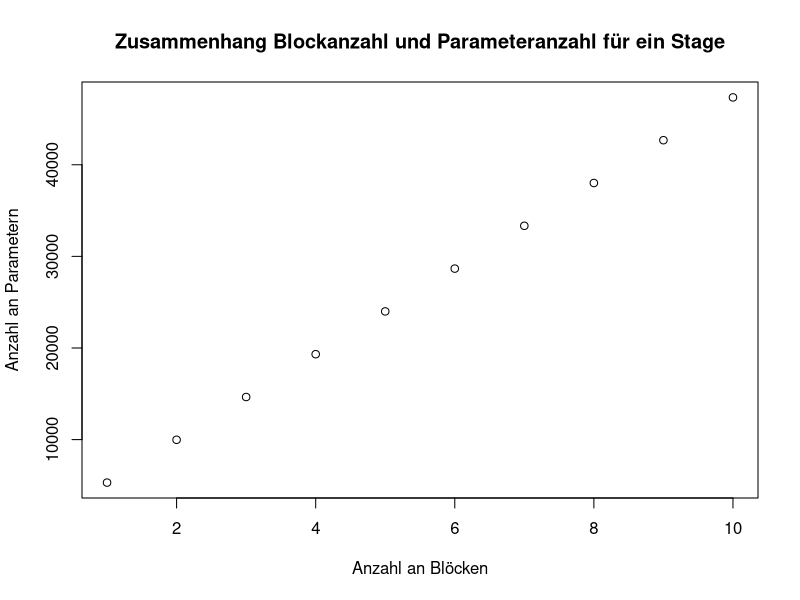
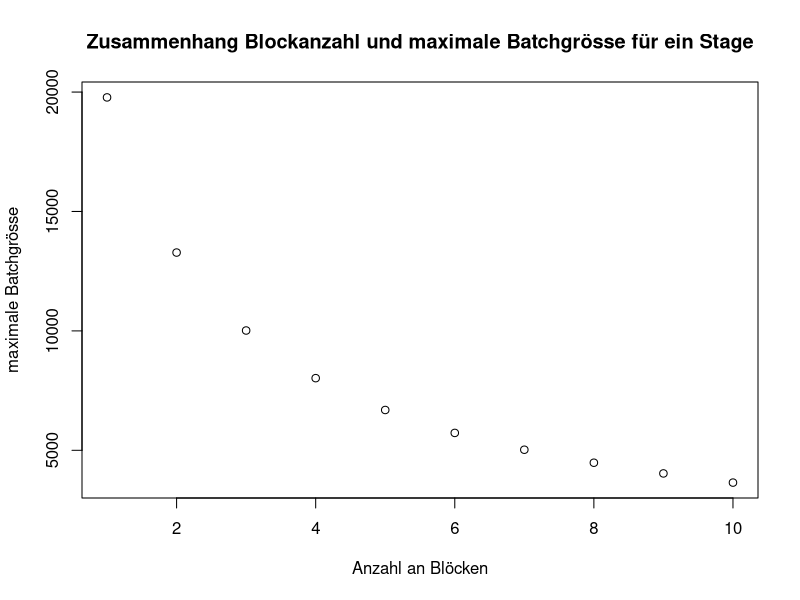
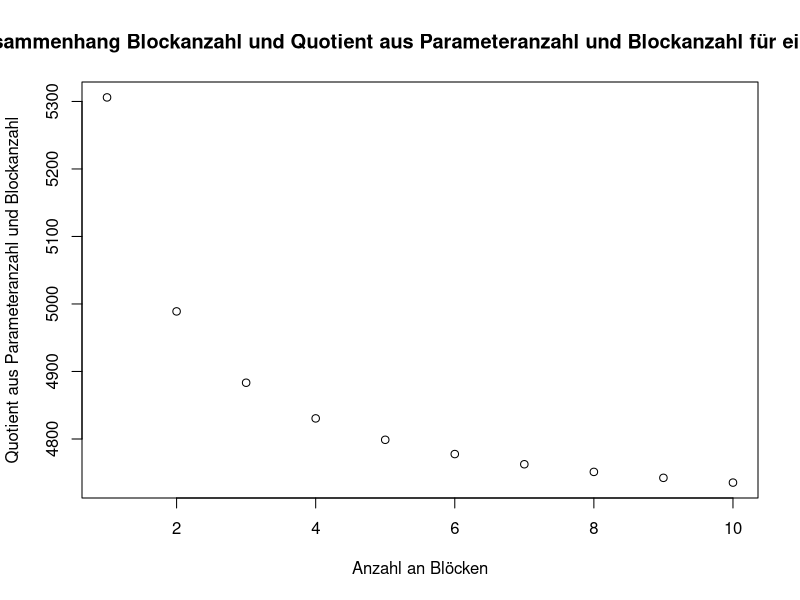
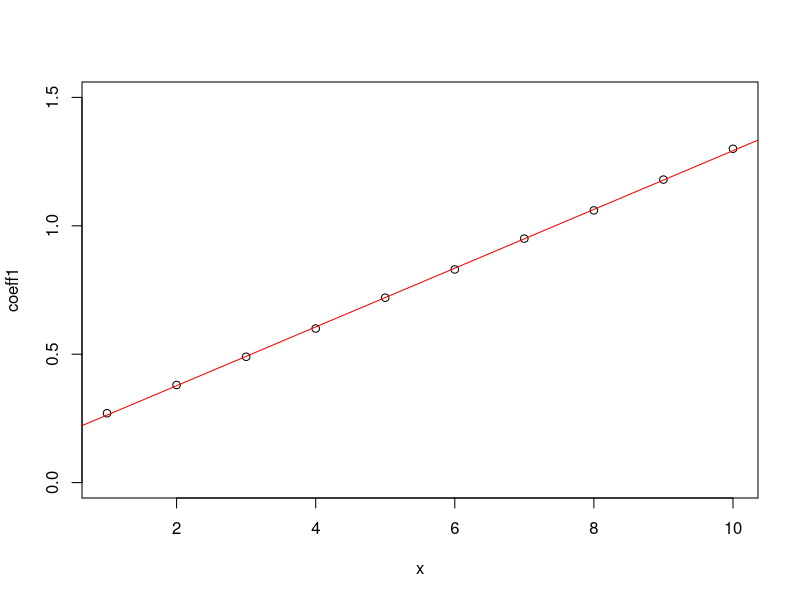
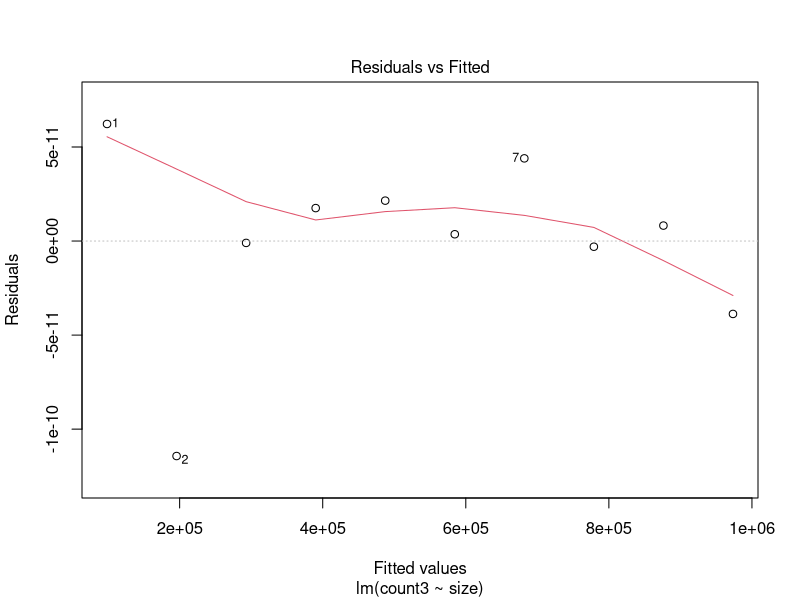
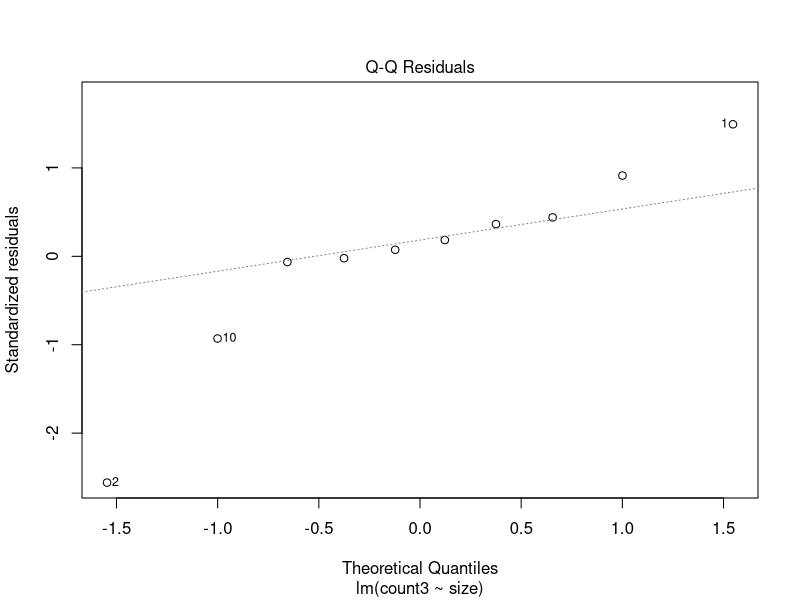
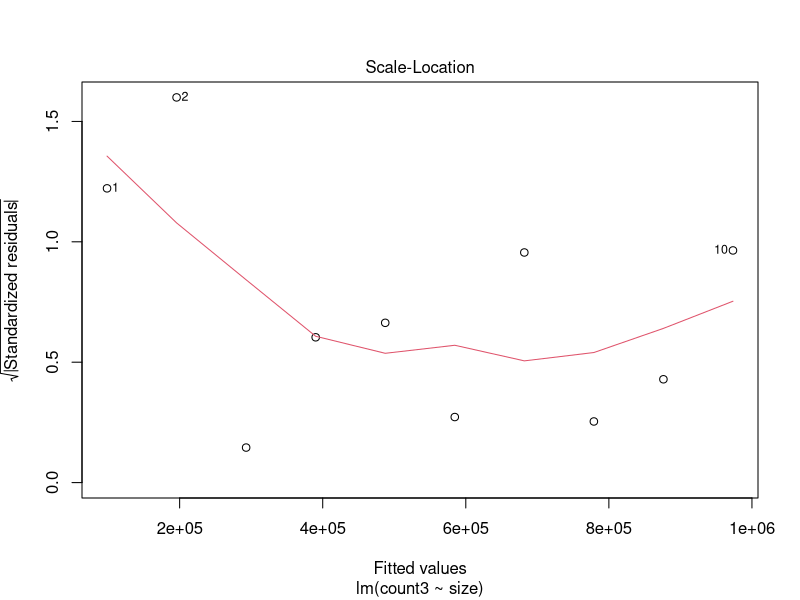
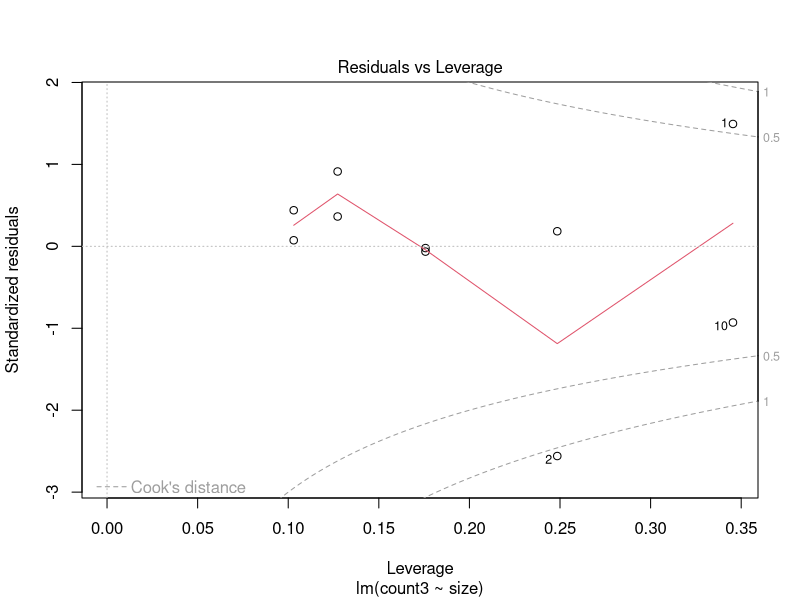

The R script that drew these images, in order:
#fitte geraden

# s=1
count1 <- c(5306, 9978, 14650, 19322, 23994, 28666, 33338, 38010, 42682, 47354)
batch1 <- c(19776, 13280, 10016, 8021, 6688, 5728, 5024, 4480, 4032, 3648)
coeff1 <- c(0.27, 0.38, 0.49, 0.60, 0.72, 0.83, 0.95, 1.06, 1.18, 1.30)
x <- c(1, 2, 3, 4, 5, 6, 7, 8, 9, 10)
plot(x,count1,xlab ="Anzahl an Blöcken", ylab ="Anzahl an Parametern",main ="Zusammenhang Blockanzahl und Parameteranzahl für ein Stage")
plot(x,batch1,xlab ="Anzahl an Blöcken", ylab ="maximale Batchgrösse",main ="Zusammenhang Blockanzahl und maximale Batchgrösse für ein Stage")
c<-count1/x

plot(x,c,xlab ="Anzahl an Blöcken", ylab ="Quotient aus Parameteranzahl und Blockanzahl",main ="Zusammenhang Blockanzahl und Quotient aus Parameteranzahl und Blockanzahl für ein Stage")
gerade1<-lm(coeff1 ~ x)
summary(gerade1)
par(new=FALSE)
plot(x,coeff1,xlim=c(1,10),ylim=c(0,1.5))
par(new=TRUE)
abline( 0.1487  ,    0.1144 , col="red" )

#s=3

count3 <- c(98522, 195738, 292954, 390170, 487386, 584602, 681818, 779034, 876250, 973466)
batch3 <- c(13824, 8878, 6380, 4987, 4096, 3453, 2976, 2656, 2363, 2156)
coeff3  <- c(7.12, 11.02, 15.31, 19.56, 23.80, 28.22, 32.73, 36.66, 41.20, 45.15)
size <- c(1,2,3,4,5,6,7,8,9,10)

gerade3<-lm(coeff3 ~ size)
summary(gerade3)
gerade3x <-lm (count3 ~ size)
plot(gerade3x)


count3S <- c(98522, 195738, 292954, 390170, 487386)
batch3S <- c(642, 552, 463, 384,256)
coeff3S <- c(153.46, 177.30, 210.91, 254.02, 380.77)
size3S <- c(1,2,3,4,5)
gerade3<-lm(coeff3S ~ size3S)
